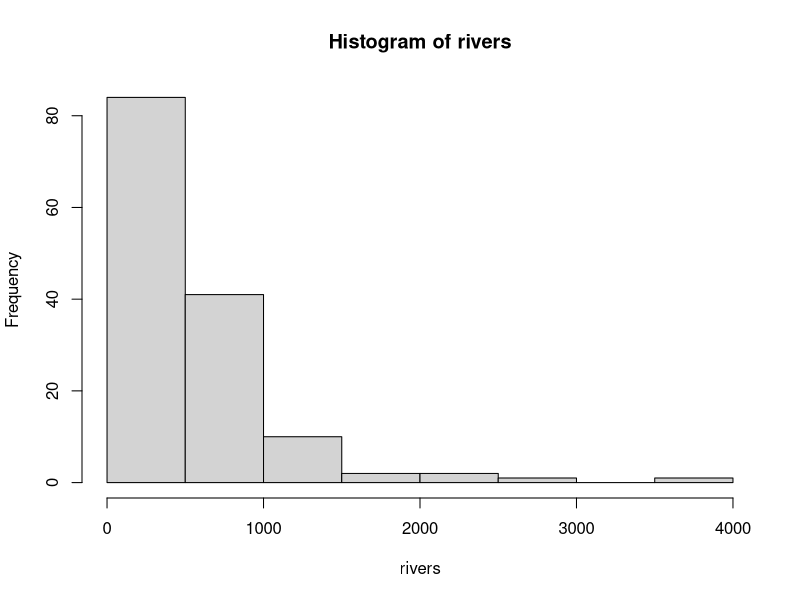
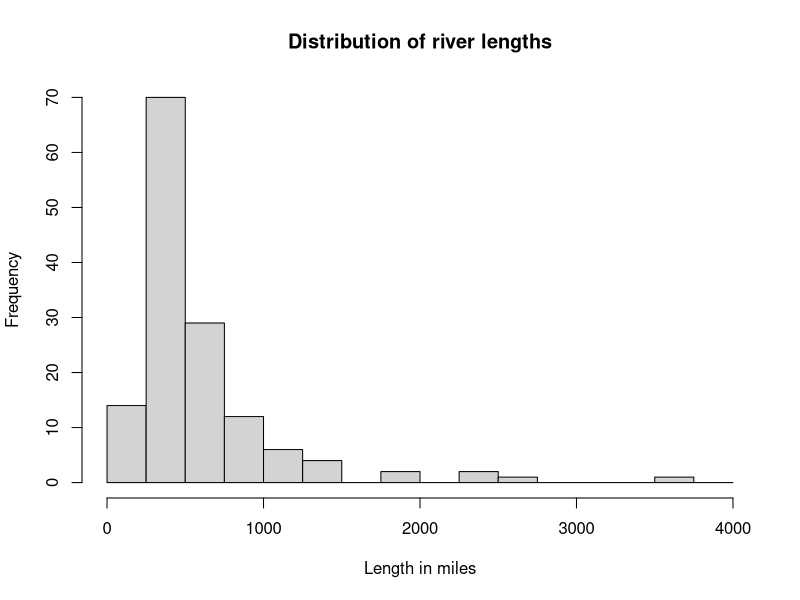
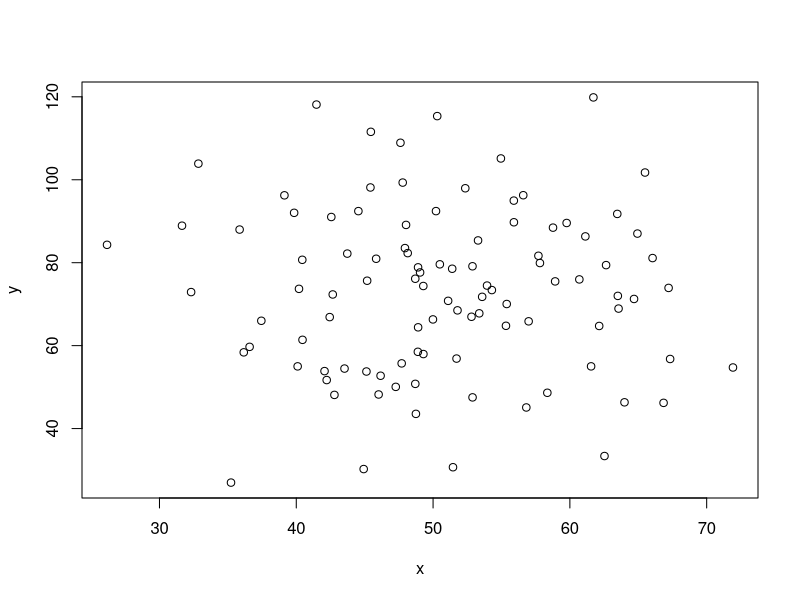

Write the R code that produced these figures, in order. (Note: this script raises an error after producing the figures.)
## ---- chunk 1
knitr::opts_chunk$set(echo = TRUE)
## ---- chunk 2
an.object <- 3 * 5
an.object
## ---- chunk 3
#An.object
an.object
## ---- chunk 4
#new. object  
## ---- chunk 5
new.object <-    5+ 2
new.object
## ---- chunk 6
an.object <- ((5 + new.object) 
                              * 3)
## ---- chunk 7
date
## ---- chunk 8
date()
## ---- chunk 9
seq(0, 100, 10) 
## ---- chunk 10
seq(from=0, to=100, by=10)
## ---- chunk 11
seq(by=10, to=100, from=0)
## ---- chunk 12
# a vector containing one element
a1 <- 6
# a vector containing four elements
a2 <- c(6, 4, 8, 3) 
# a vector containing the values 1 to 10
a3 <- 1:10 
# a vector containing 1, 4, 7, 10
a4 <- seq(from=1, to=12, by=3) 
# a vector containing two character values
a5 <- c("Fred", "Ginger") 
## ---- chunk 13
a <- c(22, 38, 12, 23, 29, 18, 16, 24)
a[2]
## ---- chunk 14
a[2] <- 0
a
## ---- chunk 15
length(a)
## ---- chunk 16
a[100]
## ---- chunk 17
numbers <- c(1, 2, 3, 4)
strings <- c("one", "two", "three", "four")
class(numbers)
class(strings)
## ---- chunk 18
c(numbers, numbers)
c(strings, strings)
mixed <- c(numbers, strings)
class(mixed)
## ---- chunk 19
# rearrange the vector in ascending order
sort(strings) 

# return indices to rearrange the vector in ascending order
order(strings)

# same as sort(a)
strings[order(strings)] 
## ---- chunk 20
# Enter code here.
## ---- chunk 21
discoveries
## ---- chunk 22
summary(discoveries)
## ---- chunk 23
unique(discoveries)
sort(unique(discoveries))
## ---- chunk 24
table(discoveries)
## ---- chunk 25
#Display just the first few lines of the built-in rivers dataset
head(rivers)
## ---- chunk 26
bins <- seq(0, 4000, by=1000)
table(cut(rivers, bins))
## ---- chunk 27
table(cut(rivers, bins, dig.lab=4)) # see ?cut for more details
## ---- chunk 28
hist(rivers)
## ---- chunk 29
bins <- seq(0, 4000, by=250)
hist(rivers, breaks=bins,
     main="Distribution of river lengths",      
     xlab="Length in miles")
## ---- chunk 30
7 - 2 * 3^2
(7 - 2 * 3)^2
((7 - 2) * 3)^2
## ---- chunk 31
7 %/% 2
7 %% 2
## ---- chunk 32
a <- c(1, 4, 16, 25, 36)
sqrt(a)
## ---- chunk 33
sum(discoveries)

sum(discoveries)^2 # first elements are summed, then squared

sum(discoveries^2) # first elements are squared, then summed
## ---- chunk 34
x <- c(2, 3, 5)
y <- c(3, 8, 9)

sum(x) * sum(y) # product of the sums
sum(x * y) # sum of the crossproducts
## ---- chunk 35
length(rivers) # sample size
median(rivers) # sample median
mean(rivers) # sample mean
range(rivers) # minimum and maximum values
var(rivers) # sample variance
sd(rivers) # sample standard deviation
## ---- chunk 36
quantile(rivers, c(0.25, 0.75)) # interquartile range
## ---- chunk 37
x <- rnorm(100, mean=50, sd=10) # 100 normally distributed random numbers
y <- rnorm(100, mean=75, sd=20)
plot(x, y) # scatter plot
cor(x, y) # Pearson's r is the default
cor(x, y, method="spearman") # Spearman rho
## ---- chunk 38
rnorm(5) 
rnorm(5)
## ---- chunk 39
set.seed(5467)
rnorm(5) 

set.seed(5467)
rnorm(5)
## ---- chunk 40
signif(1234.56789, 3) # keep only 3 significant digits
signif(0.123456, 3)
## ---- chunk 41
round(1234.56789, 3) # keep only 3 decimal places
round(0.123456, 3)
## ---- chunk 42
# Enter code here.
## ---- chunk 43
# Enter code here.
## ---- chunk 44
# equal
c(1, 2, 3) == c(0, 4, 3)

# not equal
c(1, 2, 3) != c(0, 4, 3) 

# greater or equal (also >, < and <= exist)
c(1, 2, 3) >= c(0, 4, 3)

# negation
!c(TRUE, FALSE) 
## ---- chunk 45
sum(c(TRUE, TRUE, FALSE))
## ---- chunk 46
# Enter code here.
## ---- chunk 47
# Enter code here.
## ---- chunk 48
which(c(1, 2, 3) >= c(0, 4, 3))
## ---- chunk 49
# Enter code here.
## ---- chunk 50
# Enter code here.
## ---- chunk 51
c(TRUE, TRUE, FALSE) | c(TRUE, FALSE, FALSE) 
# logical OR
## ---- chunk 52
c(TRUE, TRUE, FALSE) & c(TRUE, FALSE, FALSE) 
# logical AND
## ---- chunk 53
(10 > 0) || (10 > 100)
## ---- chunk 54
(10 > 0) && (10 > 100)
## ---- chunk 55
c(TRUE, TRUE, FALSE) && c(TRUE, FALSE, FALSE) 
# only the first element is checked!
## ---- chunk 56
c(TRUE, TRUE, FALSE) && c(FALSE, FALSE, FALSE)
## ---- chunk 57
# all tests must be TRUE for the result to be TRUE
all(1:5 %in% 1:10) 
all(1:5 %in% 5:10)

# at least one test must be TRUE for the result to be TRUE
any(1:5 %in% 5:10) 
any(1:5 %in% 9:10)
## ---- chunk 58
first6months <- c("Jan", "Feb", "Mar", "Apr", "May", "Jun")
months.31day <- c("Jan", "Mar", "May", "Jul", "Aug", "Oct", "Dec")

# concatenation of the two sets
c(first6months, months.31day) 
## ---- chunk 59
# elements present in either set
union(first6months, months.31day) 
## ---- chunk 60
# elements present in both sets
intersect(first6months, months.31day) 
## ---- chunk 61
# elements not in the second set
setdiff(first6months, months.31day) 
## ---- chunk 62
# Enter code here.
## ---- chunk 63
first6months %in% months.31day
c(0, 5, 10, 15) %in% 1:10
## ---- chunk 64
# Enter code here.
## ---- chunk 65
a1 <- "First string"
a2 <- "Another string"
a3 <- c(a1, a2, "String")
## ---- chunk 66
paste(a1, a2)
## ---- chunk 67
paste(a1, a2, sep="") 
# equivalent to paste0(a1, a2)
## ---- chunk 68
paste(a1, a2, sep=" - ")
## ---- chunk 69
paste(a3, "example")
## ---- chunk 70
# return indices of matches
grep("string", a3) 

# ignore differences in capitalization
grep("string", a3, ignore.case=TRUE) 
## ---- chunk 71
# return content of matched elements
grep("A", a3, value=TRUE) 
## ---- chunk 72
gsub("Another", "One other", a2)
## ---- chunk 73
gsub("string", "example", a2)
## ---- chunk 74
gsub("data", "data science", a2) # no match, the string is left unchanged
## ---- chunk 75
us.states <- rownames(USArrests)
grep("Ca", us.states, value=TRUE)
## ---- chunk 76
grep("^Ca", us.states, value=TRUE) # match only at the start of a string
## ---- chunk 77
grep("ing", us.states, value=TRUE)
## ---- chunk 78
grep("ing$", us.states, value=TRUE) # match only at the end of a string
## ---- chunk 79
grep("Ma", us.states, value=TRUE)
## ---- chunk 80
grep("Ma.*nd", us.states, value=TRUE) # match any character repeated any number of times
## ---- chunk 81
nchar(a3) # string length

toupper(a3) # convert to uppercase

tolower(a3) # convert to lowercase
## ---- chunk 82
# show the first 6 lines of the dataframe
head(USArrests) 
## ---- chunk 83
tail(USArrests, n=10) # show the last 10 lines
## ---- chunk 84
dim(USArrests)
nrow(USArrests)
ncol(USArrests)
## ---- chunk 85
colnames(USArrests)
rownames(USArrests)
## ---- chunk 86
df.USArrests <- USArrests
## ---- chunk 87
USArrests[1, 1]
USArrests["Idaho", "UrbanPop"]
## ---- chunk 88
head(USArrests$Murder)
## ---- chunk 89
# Enter code here.
## ---- chunk 90
USArrests["Pennsylvania", ] # make sure you include the comma
## ---- chunk 91
USArrests[10:13, ] # once again, the comma must be there
## ---- chunk 92
USArrests[c(3,44,50), ]
## ---- chunk 93
head(USArrests[, c(2,3)])
## ---- chunk 94
head(USArrests[, "UrbanPop"])
## ---- chunk 95
head(USArrests[, "UrbanPop", drop=FALSE])
## ---- chunk 96
USArrests[-c(5:48), -3] # skip a bunch of rows and the third column
## ---- chunk 97
USArrests[USArrests$Murder > 15, ]
subset(USArrests, Murder > 15)
## ---- chunk 98
with(USArrests, max(Murder + Rape)) # same as max(USArrests$Murder + USArrests$Rape)
## ---- chunk 99
# Enter code here.
## ---- chunk 100
pat.id <- c("p01", "p02", "p03", "p04", "p05", "p06", "p07")
age <- c(58, 33, 47, 42, 61, 49, 65)
height <- c(178, 167, 169, 172, 158, 175, 164)
myData <- data.frame(pat.id, age, height)
myData
## ---- chunk 101
myData <- cbind(myData,
          sex=c("F", "F", "M", "F", "M", "M", "F"),
          c(0.328, 0.340, 0.235, 0.293, 0.281, 0.412, 0.304))
myData
## ---- chunk 102
colnames(myData)[5] <- "hdl"
## ---- chunk 103
myData$randomvalues <- rnorm(nrow(myData))
myData$constant <- 5 # the same value is fills the whole column
## ---- chunk 104
myData$randomvalues <- NULL # to remove a column
myData$constant <- NULL
## ---- chunk 105
myData <- rbind(myData,
          data.frame(pat.id="p08", age=39,
          height=174, sex="M", hdl=0.388))
## ---- chunk 106
diab00 <- read.table("data/diab00.txt",header = T, sep = "\t", stringsAsFactors = F) 
## ---- chunk 107
diab00 <- read.delim("data/diab00.txt") 
## ---- chunk 108
colours <- c("red", "black", "brown", "blonde")
freqs <- c(8, 22, 30, 18)
# repeat each colour by the given frequency
hair.colour <- rep(colours, freqs) 
hair.colour <- factor(hair.colour)
## ---- chunk 109
barplot(table(hair.colour), col=c("black", "white")) # colours are recycled
## ---- chunk 110
barplot(table(hair.colour), col=c("black", "yellow", "brown", "red"))
## ---- chunk 111
# Enter code here.
## ---- chunk 112
# Enter code here.
## ---- chunk 113
library(data.table)
mtcars.dt <- data.table(mtcars)
head(mtcars.dt)
## ---- chunk 114
mtcars.dt <- data.table(mtcars, keep.rownames=TRUE) # Defaults the rowname to "rn"
head(mtcars.dt)
## ---- chunk 115
mtcars.dt <- data.table(mtcars, keep.rownames="models") # Names the rowname
head(mtcars.dt)
## ---- chunk 116
seed <- 1971 # Select an arbitrary number to seed the random number generator (RNG)
sample.size <- 500000
set.seed(seed) # Note: To ensure consistent results, the RNG must be seeded before each function call 
diabetes.dt <- data.table(
  pat.id = 1:sample.size,
  dm.type = sample(
      c(1, 2), sample.size, replace=TRUE, 
      prob = c(0.1, 0.9)), 
  sex = sample(
      c(1, 2), sample.size, replace=TRUE, 
      prob = c(0.33,0.67)), 
  hba1c.mmol = rbeta(sample.size, 25, 9)*110 )

head(diabetes.dt)
## ---- chunk 117
mtcars.dt <-  data.table(mtcars, keep.rownames="models")

mpg.gt30.dt <- mtcars.dt[mpg > 30]

cyl.4and8.dt <- mtcars.dt[cyl %in% c(4,8)]

cyl.excl4and8.dt <- mtcars.dt[!cyl %in% c(4,8)]

merc.models.dt <- mtcars.dt[grepl("Merc",models)]
## ---- chunk 118
# List column names explicitly
head(diabetes.dt[, dm.type,sex])
## ---- chunk 119
# Return all columns in the range
head(diabetes.dt[, dm.type:hba1c.mmol])
## ---- chunk 120
# Excluding a column
head(diabetes.dt[, !"dm.type"])
## ---- chunk 121
# Excluding multiple columns
head(diabetes.dt[, !c("dm.type","hba1c.mmol")])
## ---- chunk 122
# Excluding a range 
head(diabetes.dt[, !(dm.type:hba1c.mmol)])
## ---- chunk 123
my.columns = c("dm.type","sex") 

# The .. (double dot) look up one level in the environment
head(diabetes.dt[, ..my.columns])
## ---- chunk 124
# Excluding based on character vector
head(diabetes.dt[, !..my.columns])
## ---- chunk 125
# Selects fixed column position 
head(diabetes.dt[,2:3])
## ---- chunk 126
diabetes.summary <- diabetes.dt[, 
                    as.list(summary(hba1c.mmol)),  
                    by=list(dm.type, sex)]

diabetes.summary
## ---- chunk 127
diabetes.dt[, names(summary(c(1, 1))) := 
                  as.list(summary(hba1c.mmol)),  
            by=list(dm.type, sex)] 

head(diabetes.dt)
## ---- chunk 128
# Rename a column name
diabetes.dt[, list(diabetes.type = dm.type,sex)] 

head(diabetes.dt)
## ---- chunk 129
manuf.info.dt <- mtcars.dt[, 
                    .(manufacturer = 
                          gsub(" .*", "", models))]
head(manuf.info.dt)
## ---- chunk 130
diabetes.dt[, hba1c.mmol.mean := mean(hba1c.mmol), by=dm.type]

head(diabetes.dt) 
## ---- chunk 131
diabetes.dt[, hba1c.mmol.mean := NULL] # Drops the hba1c.mmol.mean column
## ---- chunk 132
diabetes.dt[.N] # Index the last row in the data table
## ---- chunk 133
# Number of rows in each group
diabetes.dt[, .N, by=.(dm.type, sex)] 
## ---- chunk 134
# Provide a row number for each type/sex
diabetes.dt[, .(grp.num = .GRP), by=.(dm.type, sex)] 
## ---- chunk 135
# Row number for first position of each group
diabetes.dt[, .(group.pos = .I[1]), by=.(dm.type, sex)] 
## ---- chunk 136
# Complete rows for first position of each group
diabetes.dt[, .SD[1], by=.(dm.type, sex)] 
## ---- chunk 137
mtcars.cylmpg.dt <- data.table(mtcars)[,list(cyl, mpg)]
## ---- chunk 138
library(magrittr)

mtcars.cylmpg.dt2 <- mtcars %>% 
                     data.table() %>% 
                     .[ ,list(cyl, mpg)]

# Check that both data tables are the same.
all.equal(mtcars.cylmpg.dt,mtcars.cylmpg.dt2) 
## ---- chunk 139
mtcars.cylmpg.dt2 <- mtcars %>% 
            data.table() %>% 
            .[, list(cyl, mpg)] %>%
            .[, cyl.avg.mpg := mean(mpg), by=cyl]
## ---- chunk 140
mtcars.cylmpg.dt2 <- mtcars %>% 
          data.table() %>% 
          .[, list(cyl, mpg)] %>%
          .[, cyl.avg.mpg := mean(mpg), by=cyl] %>%
          .[, c("max.cyl.avg.mpg",
                "min.cyl.avg.mpg") :=
              list(max(cyl.avg.mpg),
                   min(cyl.avg.mpg))] %>%
          .[order(cyl)]
## ---- chunk 141
# Enter code here.
## ---- chunk 142
# Enter code here.
